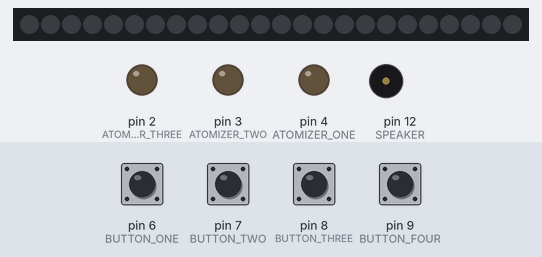
Bench run of a sketch on a simulated Arduino Uno, built with avr-gcc and run on an emulated ATmega328P. On the bench: 24 RGB LEDs in strip order, left to right, output pins drawn as LEDs (lit = HIGH), buzzer (waves = sounding). Inputs (shaded band) come from the test bench; at power-on: pin 6 (BUTTON_ONE), pin 7 (BUTTON_TWO), pin 8 (BUTTON_THREE), pin 9 (BUTTON_FOUR) HIGH. Pins used as bus, display or sensor lines are not drawn.

Above: at 1.2 s.
1.3 s: pin 6 (BUTTON_ONE) pulled LOW for 0.15 s
At 2.9 s:
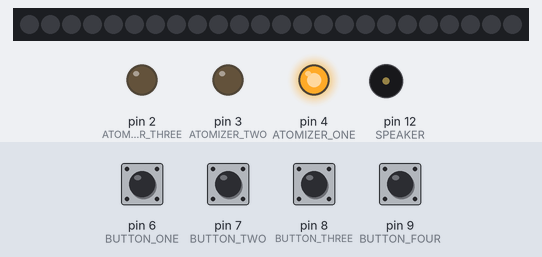
3.2 s: pin 7 (BUTTON_TWO) pulled LOW for 0.15 s
At 4.1 s:
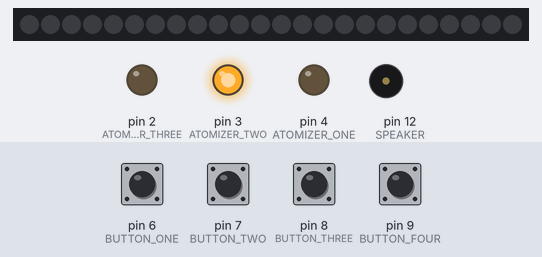
5.1 s: pin 8 (BUTTON_THREE) pulled LOW for 0.15 s
At 6.3 s:
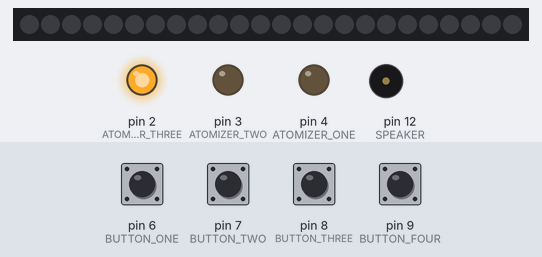
7.0 s: pin 9 (BUTTON_FOUR) pulled LOW for 0.15 s
At 7.3 s:
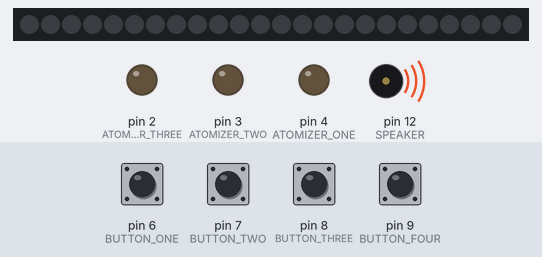
8.9 s: pin 6 (BUTTON_ONE) pulled LOW for 1 s
At 9.16 s:
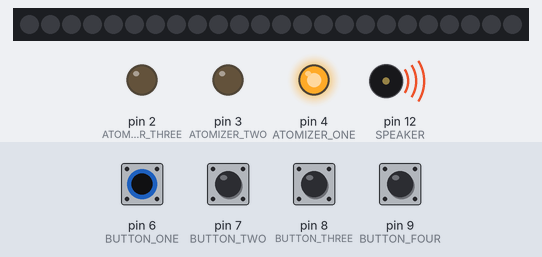
11.4 s: pin 7 (BUTTON_TWO) pulled LOW for 1 s
At 11.66 s:
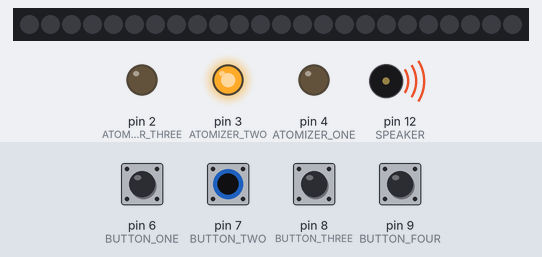
Timing chart, 0 to 14.4 s (numbered marks = the images above; inputs shaded):
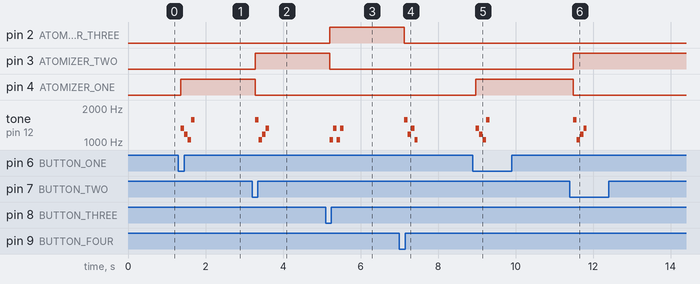

Measured:
- after the input at 1.3 s, pin 4 (ATOMIZER_ONE): LOW → HIGH after 0.07 s; tone on pin 12 (SPEAKER): plays 1319 Hz for 0.09 s, 1175 Hz for 0.09 s, 1047 Hz for 0.09 s, 1568 Hz for 0.09 s, starting after 0.07 s
- after the input at 3.2 s, pin 3 (ATOMIZER_TWO): LOW → HIGH after 0.09 s; pin 4 (ATOMIZER_ONE): HIGH → LOW after 0.09 s; tone on pin 12 (SPEAKER): plays 1568 Hz for 0.09 s, 1047 Hz for 0.09 s, 1175 Hz for 0.09 s, 1319 Hz for 0.09 s, starting after 0.09 s
- after the input at 5.1 s, pin 2 (ATOMIZER_THREE): LOW → HIGH after 0.11 s; pin 3 (ATOMIZER_TWO): HIGH → LOW after 0.11 s; tone on pin 12 (SPEAKER): plays 1047 Hz for 0.09 s, 1319 Hz for 0.09 s, 1047 Hz for 0.09 s, 1319 Hz for 0.09 s, starting after 0.11 s
- after the input at 7.0 s, pin 2 (ATOMIZER_THREE): HIGH → LOW after 0.13 s; tone on pin 12 (SPEAKER): plays 1568 Hz for 0.09 s, 1175 Hz for 0.09 s, 1319 Hz for 0.09 s, 1047 Hz for 0.09 s, starting after 0.13 s
- after the input at 8.9 s, pin 4 (ATOMIZER_ONE): LOW → HIGH after 0.08 s; tone on pin 12 (SPEAKER): plays 1319 Hz for 0.09 s, 1175 Hz for 0.09 s, 1047 Hz for 0.09 s, 1568 Hz for 0.09 s, starting after 0.08 s
- after the input at 11.4 s, pin 3 (ATOMIZER_TWO): LOW → HIGH after 0.09 s; pin 4 (ATOMIZER_ONE): HIGH → LOW after 0.09 s; tone on pin 12 (SPEAKER): plays 1568 Hz for 0.09 s, 1047 Hz for 0.09 s, 1175 Hz for 0.09 s, 1319 Hz for 0.09 s, starting after 0.09 s

The sketch:

scent_diffuser.ino
```cpp
#include <SPI.h>
#include "pitches.h"
#include <FastLED.h>

#define LED_PIN 10
#define NUM_LEDS 24
#define BRIGHTNESS 64
#define LED_TYPE WS2812
#define COLOR_ORDER GRB
CRGB leds[NUM_LEDS];

// Buttons
const int BUTTON_ONE = 6;
const int BUTTON_TWO = 7;
const int BUTTON_THREE = 8;
const int BUTTON_FOUR = 9;

// Atomizers
const int ATOMIZER_ONE = 4;
const int ATOMIZER_TWO = 3;
const int ATOMIZER_THREE = 2;
const int ATOMIZER_FOUR = 1;

// Button States
byte lastButtonOneState = LOW;
byte lastButtonTwoState = LOW;
byte lastButtonThreeState = LOW;
byte lastButtonFourState = LOW;

int activeScent = 0;
int prevScent = 0;

// Speaker & sounds
int hasPlayed = 0;
const int SPEAKER = 12;

#define SOUND_SIZE 4
int DURATION[] = {
  // note durations: 8 = quarter note, 4 = 8th note, etc.
  1,
  1,
  1,
  1,
};

int SOUND_ONE[] = {
  NOTE_E6,
  NOTE_D6,
  NOTE_C6,
  NOTE_G6,
};

int SOUND_TWO[] = {
  NOTE_G6,
  NOTE_C6,
  NOTE_D6,
  NOTE_E6,
};

int SOUND_THREE[] = {
  NOTE_C6,
  NOTE_E6,
  NOTE_C6,
  NOTE_E6,
};

int SOUND_FOUR[] = {
  NOTE_G6,
  NOTE_D6,
  NOTE_E6,
  NOTE_C6,
};

int speed = 90;  //higher value, slower notes

void setup() {
  Serial.begin(9600);

  // Initialize RGB LED
  FastLED.addLeds<LED_TYPE, LED_PIN, COLOR_ORDER>(leds, NUM_LEDS);

  // Initialize Button pins
  pinMode(BUTTON_ONE, INPUT_PULLUP);
  pinMode(BUTTON_TWO, INPUT_PULLUP);
  pinMode(BUTTON_THREE, INPUT_PULLUP);
  pinMode(BUTTON_FOUR, INPUT_PULLUP);

  // Initialize atomizer
  pinMode(ATOMIZER_ONE, OUTPUT);
  pinMode(ATOMIZER_TWO, OUTPUT);
  pinMode(ATOMIZER_THREE, OUTPUT);
  pinMode(ATOMIZER_FOUR, OUTPUT);
}

void loop() {
  // Read button press
  byte buttonOneState = digitalRead(BUTTON_ONE);
  byte buttonTwoState = digitalRead(BUTTON_TWO);
  byte buttonThreeState = digitalRead(BUTTON_THREE);
  byte buttonFourState = digitalRead(BUTTON_FOUR);

  // Check first button state
  if (buttonOneState != lastButtonOneState) {
    lastButtonOneState = buttonOneState;
    if (buttonOneState == LOW) {
      if (activeScent != 1) {
        hasPlayed = 0;
        activeScent = 1;
      } else {
        activeScent = 0;
      }
    }
  }

  // Check second button state
  if (buttonTwoState != lastButtonTwoState) {
    lastButtonTwoState = buttonTwoState;
    if (buttonTwoState == LOW) {
      if (activeScent != 2) {
        hasPlayed = 0;
        activeScent = 2;
      } else {
        activeScent = 0;
      }
    }
  }

  // Check third button state
  if (buttonThreeState != lastButtonThreeState) {
    lastButtonThreeState = buttonThreeState;
    if (buttonThreeState == LOW) {
      if (activeScent != 3) {
        hasPlayed = 0;
        activeScent = 3;
      } else {
        activeScent = 0;
      }
    }
  }

  // Check fourth button state
  if (buttonFourState != lastButtonFourState) {
    lastButtonFourState = buttonFourState;
    if (buttonFourState == LOW) {
      if (activeScent != 4) {
        hasPlayed = 0;
        activeScent = 4;
      } else {
        activeScent = 0;
      }
    }
  }

  // Set color based on active scent
  if (activeScent == 0) {
    setColor(0, 0, 0);
    digitalWrite(ATOMIZER_ONE, LOW);
    digitalWrite(ATOMIZER_TWO, LOW);
    digitalWrite(ATOMIZER_THREE, LOW);
    digitalWrite(ATOMIZER_FOUR, LOW);

    hasPlayed = 0;
    noTone(SPEAKER);
  } else if (activeScent == 1) {
    setColor(214, 89, 255);
    digitalWrite(ATOMIZER_TWO, LOW);
    digitalWrite(ATOMIZER_THREE, LOW);
    digitalWrite(ATOMIZER_FOUR, LOW);

    digitalWrite(ATOMIZER_ONE, HIGH);

    if (hasPlayed == 0) {
      playSound(SOUND_ONE, DURATION);
    } else {
      noTone(SPEAKER);
    }
  } else if (activeScent == 2) {
    setColor(255, 255, 0);
    digitalWrite(ATOMIZER_ONE, LOW);
    digitalWrite(ATOMIZER_THREE, LOW);
    digitalWrite(ATOMIZER_FOUR, LOW);

    digitalWrite(ATOMIZER_TWO, HIGH);

    if (hasPlayed == 0) {
      playSound(SOUND_TWO, DURATION);
    } else {
      noTone(SPEAKER);
    }
  } else if (activeScent == 3) {
    setColor(99, 200, 247);
    digitalWrite(ATOMIZER_ONE, LOW);
    digitalWrite(ATOMIZER_TWO, LOW);
    digitalWrite(ATOMIZER_FOUR, LOW);

    digitalWrite(ATOMIZER_THREE, HIGH);

    if (hasPlayed == 0) {
      playSound(SOUND_THREE, DURATION);
    } else {
      noTone(SPEAKER);
    }
  } else {
    setColor(87, 250, 141);
    digitalWrite(ATOMIZER_ONE, LOW);
    digitalWrite(ATOMIZER_TWO, LOW);
    digitalWrite(ATOMIZER_THREE, LOW);

    digitalWrite(ATOMIZER_FOUR, HIGH);

    if (hasPlayed == 0) {
      playSound(SOUND_FOUR, DURATION);
    } else {
      noTone(SPEAKER);
    }
  }
}

void setColor(int redValue, int greenValue, int blueValue) {
  for (int i = 0; i <= NUM_LEDS; i++) {
    leds[i] = CRGB(redValue * 0.25, greenValue * 0.25, blueValue * 0.25);
    FastLED.show();
  }
  FastLED.show();
}

void playSound(int melody[], int noteDurations[]) {
  for (int thisNote = 0; thisNote < SOUND_SIZE; thisNote++) {
    int noteDuration = speed * noteDurations[thisNote];
    tone(SPEAKER, melody[thisNote], noteDuration * .95);
    delay(noteDuration);
    noTone(SPEAKER);
  }
  hasPlayed = 1;
}
```

pitches.h
```cpp
#define NOTE_B0  31
#define NOTE_C1  33
#define NOTE_CS1 35
#define NOTE_D1  37
#define NOTE_DS1 39
#define NOTE_E1  41
#define NOTE_F1  44
#define NOTE_FS1 46
#define NOTE_G1  49
#define NOTE_GS1 52
#define NOTE_A1  55
#define NOTE_AS1 58
#define NOTE_B1  62
#define NOTE_C2  65
#define NOTE_CS2 69
#define NOTE_D2  73
#define NOTE_DS2 78
#define NOTE_E2  82
#define NOTE_F2  87
#define NOTE_FS2 93
#define NOTE_G2  98
#define NOTE_GS2 104
#define NOTE_A2  110
#define NOTE_AS2 117
#define NOTE_B2  123
#define NOTE_C3  131
#define NOTE_CS3 139
#define NOTE_D3  147
#define NOTE_DS3 156
#define NOTE_E3  165
#define NOTE_F3  175
#define NOTE_FS3 185
#define NOTE_G3  196
#define NOTE_GS3 208
#define NOTE_A3  220
#define NOTE_AS3 233
#define NOTE_B3  247
#define NOTE_C4  262
#define NOTE_CS4 277
#define NOTE_D4  294
#define NOTE_DS4 311
#define NOTE_E4  330
#define NOTE_F4  349
#define NOTE_FS4 370
#define NOTE_G4  392
#define NOTE_GS4 415
#define NOTE_A4  440
#define NOTE_AS4 466
#define NOTE_B4  494
#define NOTE_C5  523
#define NOTE_CS5 554
#define NOTE_D5  587
#define NOTE_DS5 622
#define NOTE_E5  659
#define NOTE_F5  698
#define NOTE_FS5 740
#define NOTE_G5  784
#define NOTE_GS5 831
#define NOTE_A5  880
#define NOTE_AS5 932
#define NOTE_B5  988
#define NOTE_C6  1047
#define NOTE_CS6 1109
#define NOTE_D6  1175
#define NOTE_DS6 1245
#define NOTE_E6  1319
#define NOTE_F6  1397
#define NOTE_FS6 1480
#define NOTE_G6  1568
#define NOTE_GS6 1661
#define NOTE_A6  1760
#define NOTE_AS6 1865
#define NOTE_B6  1976
#define NOTE_C7  2093
#define NOTE_CS7 2217
#define NOTE_D7  2349
#define NOTE_DS7 2489
#define NOTE_E7  2637
#define NOTE_F7  2794
#define NOTE_FS7 2960
#define NOTE_G7  3136
#define NOTE_GS7 3322
#define NOTE_A7  3520
#define NOTE_AS7 3729
#define NOTE_B7  3951
#define NOTE_C8  4186
#define NOTE_CS8 4435
#define NOTE_D8  4699
#define NOTE_DS8 4978
#define END -1
```
